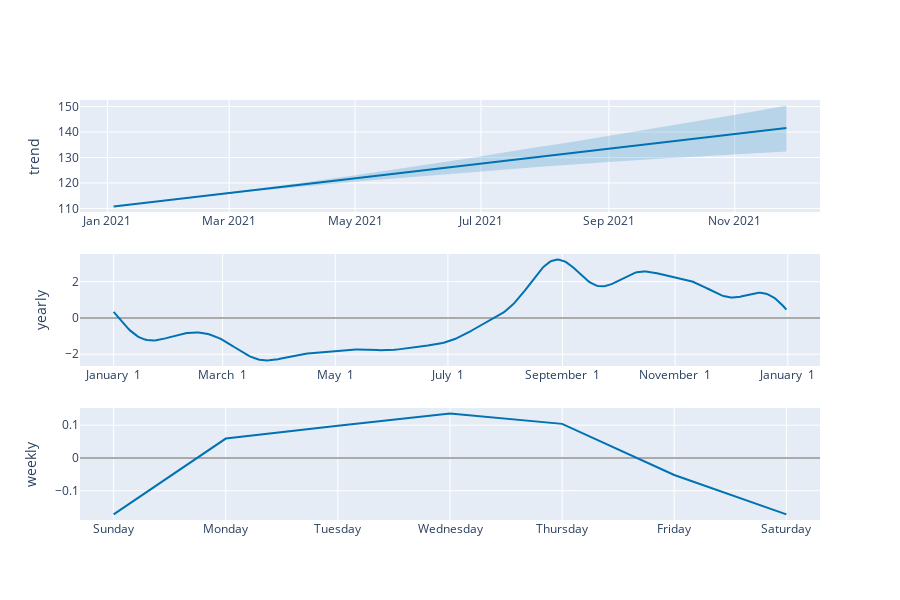

The code cell stored with this chart in its notebook:
### Code cell
plot_components_plotly(model, forecast2)

### Figure 1 — Plotly figure (JSON) as saved in the notebook; plotly's stock layout.template omitted (floating-point values rounded to 4 significant figures; data arrays with more than 128 entries replaced by an {"elided": "..."} marker saying what was removed)
{"data": [{"line": {"color": "#0072B2", "width": 2}, "mode": "lines", "name": "trend", "type": "scatter", "x": {"elided": "228 str values"}, "xaxis": "x", "y": {"elided": "228 float values"}, "yaxis": "y"}, {"line": {"color": "rgba(0, 114, 178, 0.2)", "width": 0}, "mode": "lines", "name": "trend_upper", "type": "scatter", "x": {"elided": "228 str values"}, "xaxis": "x", "y": {"elided": "228 float values"}, "yaxis": "y"}, {"fill": "tonexty", "fillcolor": "rgba(0, 114, 178, 0.2)", "line": {"color": "rgba(0, 114, 178, 0.2)", "width": 0}, "mode": "lines", "name": "trend_lower", "type": "scatter", "x": {"elided": "228 str values"}, "xaxis": "x", "y": {"elided": "228 float values"}, "yaxis": "y"}, {"line": {"color": "#0072B2", "width": 2}, "mode": "lines", "name": "yearly", "type": "scatter", "x": {"elided": "365 str values"}, "xaxis": "x2", "y": {"elided": "365 float values"}, "yaxis": "y2"}, {"line": {"color": "#0072B2", "width": 2}, "mode": "lines", "name": "weekly", "type": "scatter", "x": ["2017-01-01T00:00:00", "2017-01-02T00:00:00", "2017-01-03T00:00:00", "2017-01-04T00:00:00", "2017-01-05T00:00:00", "2017-01-06T00:00:00", "2017-01-07T00:00:00"], "xaxis": "x3", "y": [-0.1724, 0.05911, 0.09851, 0.1353, 0.104, -0.05214, -0.1724], "yaxis": "y3"}], "layout": {"height": 600, "showlegend": false, "width": 900, "xaxis": {"anchor": "y", "domain": [0, 1], "range": ["2020-12-18T16:48:00", "2021-12-12T07:12:00"], "type": "date"}, "xaxis2": {"anchor": "y2", "domain": [0, 1], "range": ["2016-12-13T18:54:02.958904115", "2018-01-18T11:04:57.863013581"], "tickformat": "%B %e", "type": "date"}, "xaxis3": {"anchor": "y3", "domain": [0, 1], "range": ["2016-12-31T16:48:00", "2017-01-07T07:12:00"], "tickformat": "%A", "type": "date"}, "yaxis": {"anchor": "x", "domain": [0.7333, 1], "rangemode": "normal", "title": {"text": "trend"}, "zerolinecolor": "#AAA"}, "yaxis2": {"anchor": "x2", "domain": [0.3667, 0.6333], "title": {"text": "yearly"}, "zerolinecolor": "#AAA"}, "yaxis3": {"anchor": "x3", "domain": [0, 0.2667], "title": {"text": "weekly"}, "zerolinecolor": "#AAA"}}}
